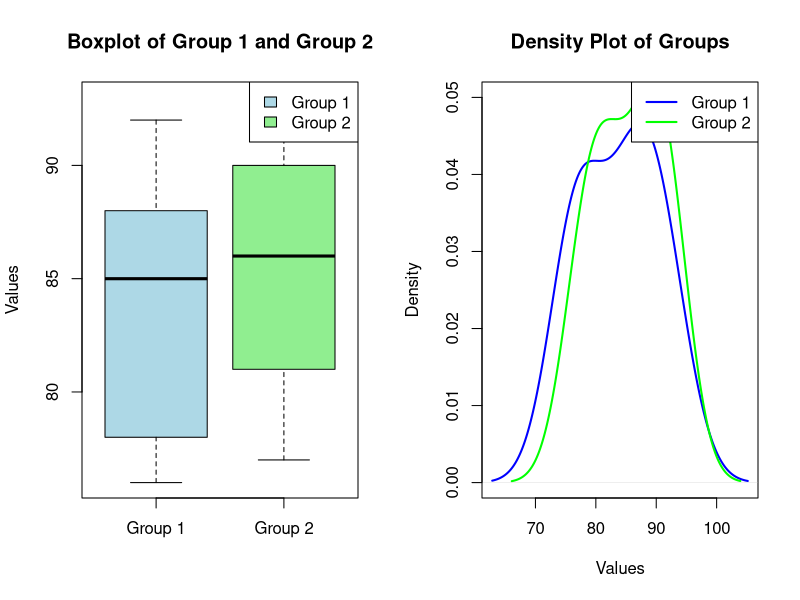

Recreate this plot in R.
# Define the two groups
group1 <- c(85, 78, 92, 88, 76)
group2 <- c(80, 82, 91, 77, 89, 93, 86)

# Perform the Wilcoxon Rank-Sum Test
wilcox_test_result <- wilcox.test(group1, group2, exact = FALSE)

# Print the results
print(wilcox_test_result)

# Graphical Output: Boxplot to Compare Groups
par(mfrow = c(1, 2))  # Set the plot area to 1 row and 2 columns

# Boxplot to compare the two groups
boxplot(group1, group2, names = c("Group 1", "Group 2"), 
        col = c("lightblue", "lightgreen"),
        main = "Boxplot of Group 1 and Group 2", 
        ylab = "Values")

# Add a legend
legend("topright", legend = c("Group 1", "Group 2"), fill = c("lightblue", "lightgreen"))

# Density plot to compare the distributions of the groups
plot(density(group1), col = "blue", lwd = 2, main = "Density Plot of Groups", xlab = "Values", ylim = c(0, 0.05))
lines(density(group2), col = "green", lwd = 2)
legend("topright", legend = c("Group 1", "Group 2"), col = c("blue", "green"), lwd = 2)
